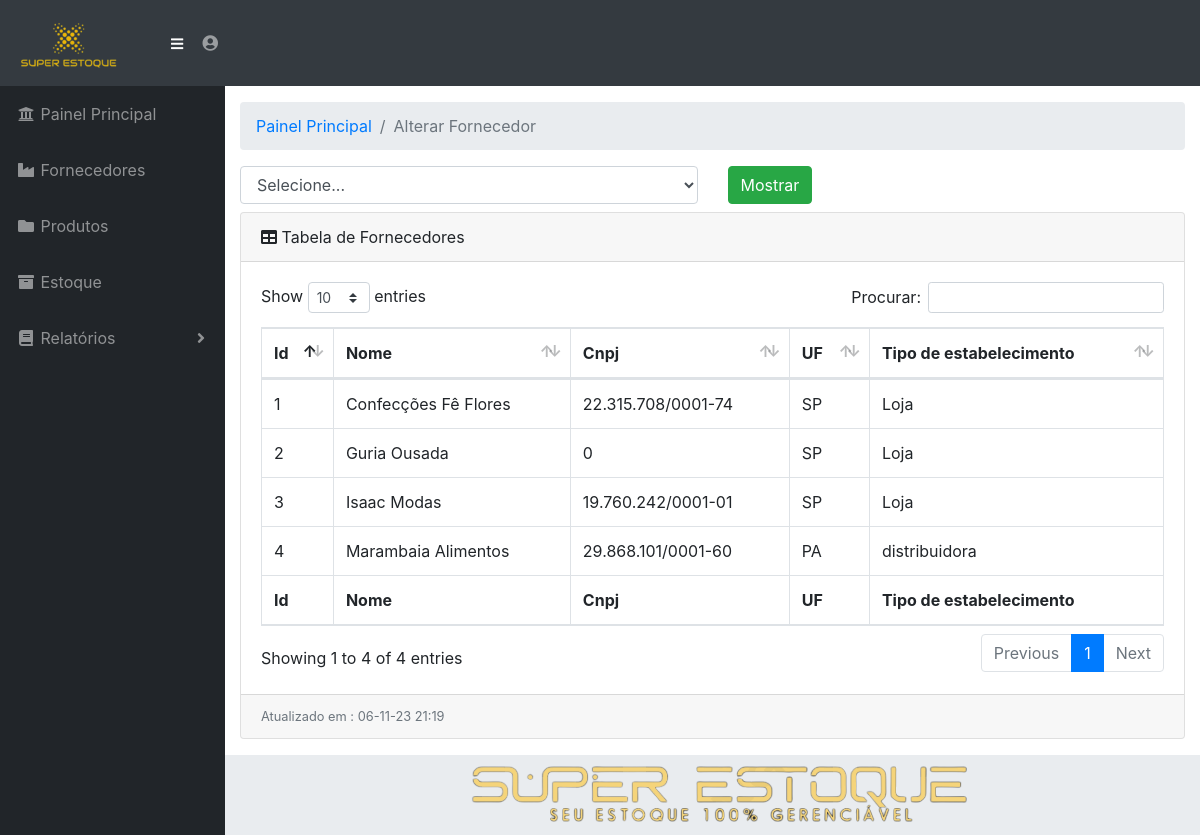
The app's page /view/alterar_fornecedor.php (signed in) with its own data.
### tables this page shows
CREATE TABLE `fornecedores` (
  `id` int(11) NOT NULL,
  `nome` varchar(100) DEFAULT NULL,
  `cnpj` varchar(50) DEFAULT NULL,
  `uf` varchar(3) DEFAULT NULL,
  `tipo_estabelecimento` varchar(50) DEFAULT NULL
);

### view/alterar_fornecedor.php (the view, shortened to what this page needs)
<?php
require "../dao/conexao.php";
$sql2 = "SELECT * FROM fornecedores";
$result2 = mysqli_query($conexao, $sql2);
?>
<!DOCTYPE html>
<html lang="en">
<head>
  <link href="../vendor/fontawesome-free/css/all.min.css" rel="stylesheet" type="text/css">
  <link href="../vendor/datatables/dataTables.bootstrap4.css" rel="stylesheet">
  <link href="../css/sb-admin.css" rel="stylesheet">
</head>
<body id="page-top">
  <?php
  include_once "nav.php";
  ?>
  <div id="wrapper">
    <?php
    include_once "menu.php";
    ?>
    <div id="content-wrapper">
      <div class="container-fluid">
        <ol class="breadcrumb">
          <li class="breadcrumb-item">
            <a href="painel.php">Painel Principal</a>
          </li>
          <li class="breadcrumb-item active">Alterar Fornecedor</li>
        </ol>
          <form method="POST" action="select_alterar_fornecedor.php">
            <div class="row">
              <div class="col">
                <select class="form-control" value="" name="select_fornecedor" id="select_fornecedor">
                  <option value="selecione" selected required>Selecione...</option>
                </select>
              </div>
              <div class="col">
                <button type="submit" name="alterar" class="btn btn-success mb-2"><div style="color:white">Mostrar</div></button>
              </div>
            </div>
          </form>
        <div class="card mb-3">
          <div class="card-header">
            <i class="fas fa-table"></i>
            Tabela de Fornecedores</div>
          <div class="card-body">
            <div class="table-responsive">
              <table class="table table-bordered" id="dataTable" width="100%" cellspacing="0">
                <thead>
                  <tr>
                    <th>Id</th>
                    <th>Nome</th>
                    <th>Cnpj</th>
                    <th>UF</th>
                    <th>Tipo de estabelecimento</th>
                  </tr>
                </thead>
                <tfoot>
                  <tr>
                    <th>Id</th>
                    <th>Nome</th>
                    <th>Cnpj</th>
                    <th>UF</th>
                    <th>Tipo de estabelecimento</th>
                  </tr>
                </tfoot>
                <tbody>
                  <?php while ($dados2 = mysqli_fetch_array($result2)) {
                    echo "<tr>";
                    echo "<td> " . $dados2['id'] . "</td>";
                    echo "<td> " . $dados2['nome'] . "</td>";
                    echo "<td> " . $dados2['cnpj'] . "</td>";
                    echo "<td> " . $dados2['uf'] . "</td>";
                    echo "<td> " . $dados2['tipo_estabelecimento'] . "</td>";
                    echo "</tr>";
                  }
                  ?>
                </tbody>
              </table>
            </div>
          </div>
          <div class="card-footer small text-muted"> Atualizado em :
            <?php date_default_timezone_set('America/Sao_Paulo');
            $date = date('d-m-y H:i');
            echo $date; ?>
          </div>
        </div>
      </div>
      <footer class="sticky-footer">
        <div class="container my-auto">
          <div class="copyright text-center my-auto">
          <img src="superestokee.png" alt="Logo do Projeto" class="img-fluid" />
          </div>
        </div>
      </footer>
    </div>
  </div>
</body>
</html>

### view/nav.php (style rules this page uses)
body { background-image: url('../imagens/superestoque.png' class="img-fluid"); background-size: cover; background-repeat: no-repeat; }

### records on screen
fornecedores: id "1", nome "Confecções Fê Flores", cnpj "22.315.708/0001-74", uf "SP", tipo_estabelecimento "Loja"
fornecedores: id "2", nome "Guria Ousada", cnpj "0", uf "SP", tipo_estabelecimento "Loja"
fornecedores: id "3", nome "Isaac Modas", cnpj "19.760.242/0001-01", uf "SP", tipo_estabelecimento "Loja"
fornecedores: id "4", nome "Marambaia Alimentos", cnpj "29.868.101/0001-60", uf "PA", tipo_estabelecimento "distribuidora"
